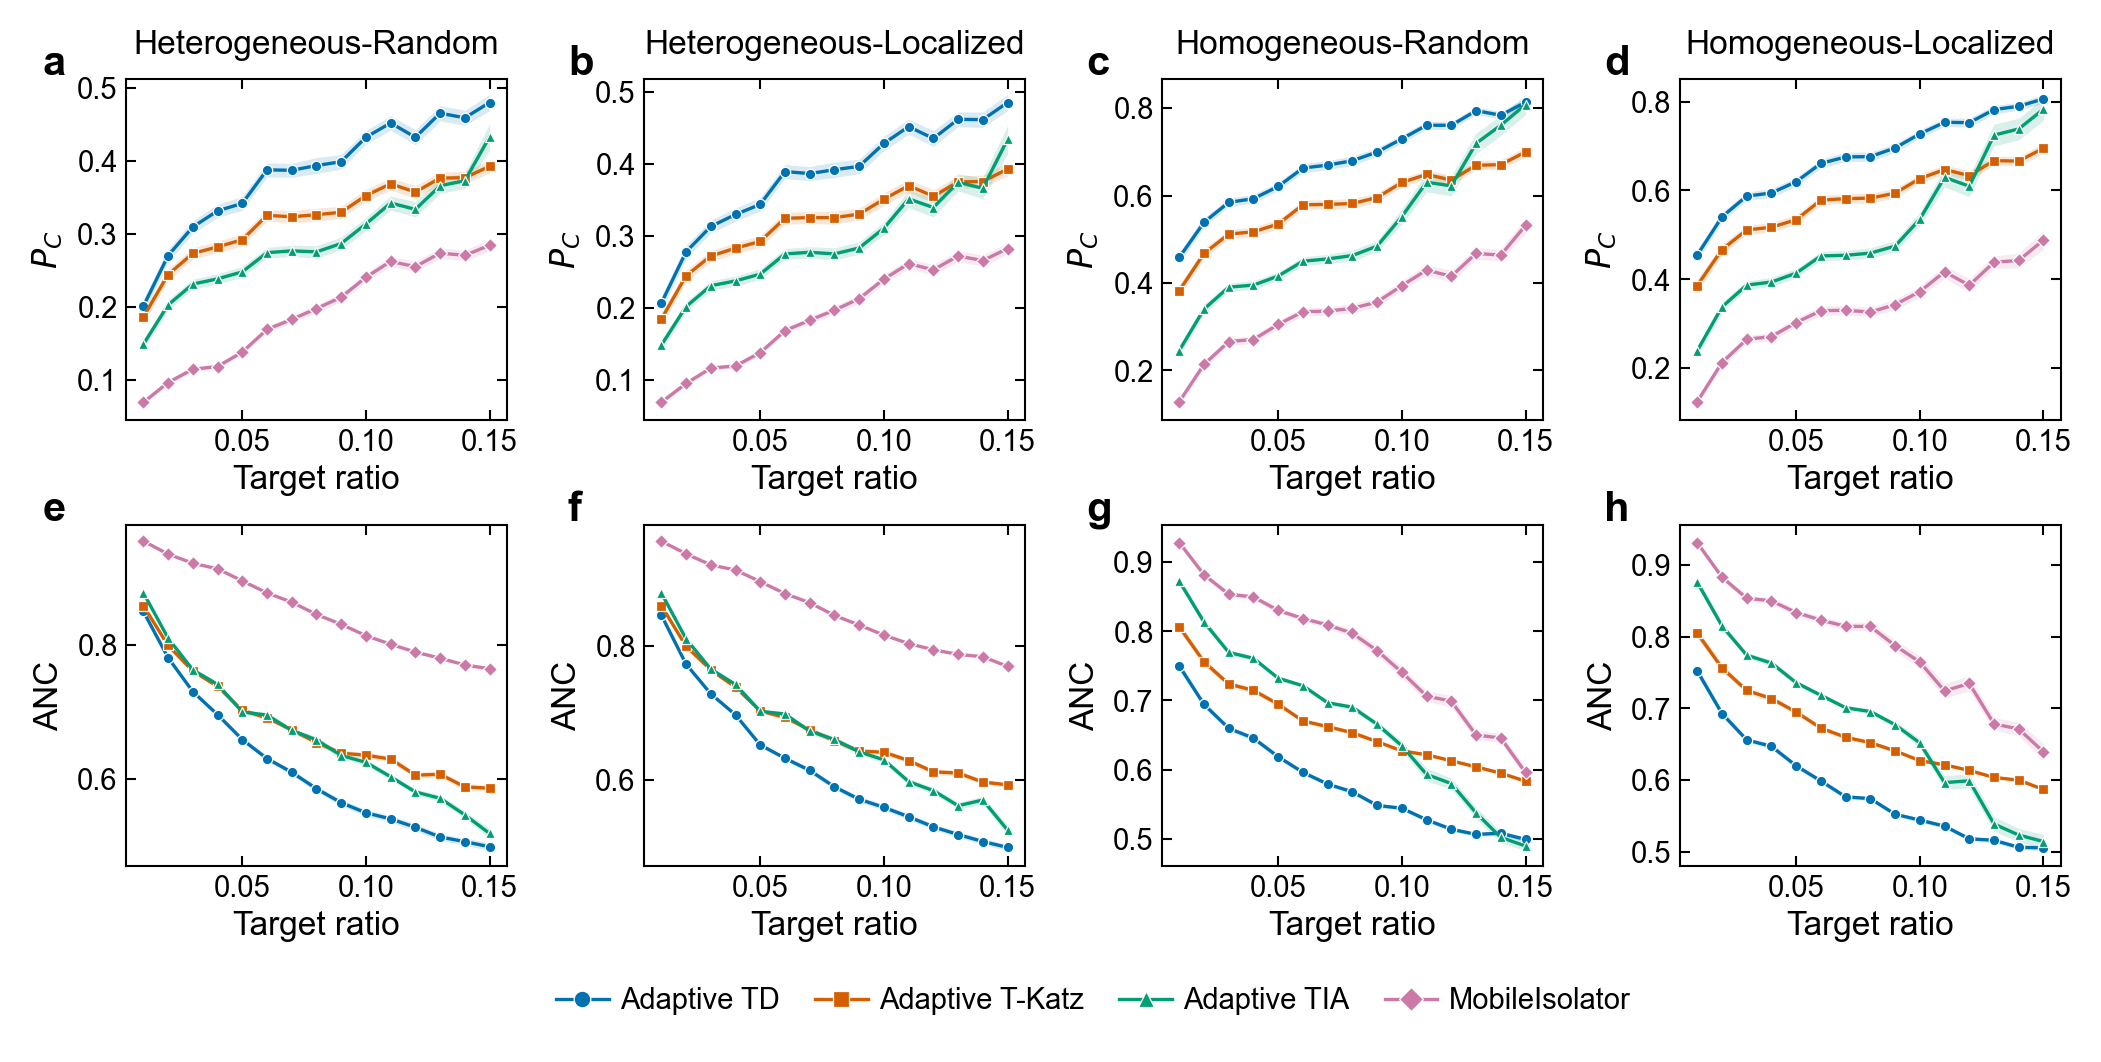

This figure's Python source:
import os
import numpy as np
import pandas as pd
import matplotlib as mpl
import matplotlib.pyplot as plt
import matplotlib.lines as mlines
import matplotlib.ticker as ticker


SCRIPT_DIR = os.path.dirname(os.path.abspath(__file__))
DATA_DIR   = os.path.join(SCRIPT_DIR, 'data')
CSV_PATH   = os.path.join(DATA_DIR, 'results_target_ratio_n1024_lambda20.0_generalization.csv')
SAVE_DIR   = SCRIPT_DIR

CONFIGS = [
    ('BA', 'random'),
    ('BA', 'localized'),
    ('WS', 'random'),
    ('WS', 'localized'),
]


mpl.rcParams.update({
    'font.family':        'sans-serif',
    'font.sans-serif':    ['Arial', 'Helvetica Neue', 'Helvetica', 'DejaVu Sans'],
    'pdf.fonttype':       42,
    'ps.fonttype':        42,
    'font.size':          7,
    'axes.labelsize':     8,
    'axes.titlesize':     8,
    'xtick.labelsize':    7,
    'ytick.labelsize':    7,
    'legend.fontsize':    7,
    'axes.linewidth':     0.5,
    'xtick.major.width':  0.5,
    'ytick.major.width':  0.5,
    'xtick.minor.width':  0.35,
    'ytick.minor.width':  0.35,
    'xtick.major.size':   2.5,
    'ytick.major.size':   2.5,
    'xtick.minor.size':   1.5,
    'ytick.minor.size':   1.5,
    'xtick.direction':    'in',
    'ytick.direction':    'in',
    'figure.dpi':         300,
    'savefig.dpi':        300,
    'savefig.bbox':       'tight',
    'figure.facecolor':   'white',
    'axes.facecolor':     'white',
})

COLORS = {
    'Adaptive TD':   '#0072B2',
    'Adaptive Katz': '#D55E00',
    'Adaptive TIA':  '#009E73',
    'GNN-RL':        '#CC79A7',
}
MARKERS = {
    'Adaptive TD':   'o',
    'Adaptive Katz': 's',
    'Adaptive TIA':  '^',
    'GNN-RL':        'D',
}
METHOD_ORDER = ['Adaptive TD', 'Adaptive Katz', 'Adaptive TIA', 'GNN-RL']

METHOD_DISPLAY = {
    'Adaptive TD':    'Adaptive TD',
    'Adaptive Katz':  'Adaptive T-Katz',
    'Adaptive TIA':   'Adaptive TIA',
    'GNN-RL':         'MobileIsolator',
}


df = pd.read_csv(CSV_PATH)


def draw_panel(ax, df_sub, x_col, y_mean_col, y_sem_col, xlabel, ylabel):
    for method in METHOD_ORDER:
        mdf = df_sub[df_sub['method'] == method].sort_values(x_col)
        if mdf.empty:
            continue
        x    = mdf[x_col].values
        mean = mdf[y_mean_col].values
        sem  = mdf[y_sem_col].values
        ax.plot(x, mean,
                color=COLORS[method], marker=MARKERS[method],
                markersize=2.5, linewidth=0.8,
                markerfacecolor=COLORS[method],
                markeredgecolor='white', markeredgewidth=0.3)
        ax.fill_between(x, mean - sem, mean + sem,
                        color=COLORS[method], alpha=0.15, linewidth=0)

    ax.set_xlabel(xlabel, fontsize=8, labelpad=2)
    ax.set_ylabel(ylabel, fontsize=8, labelpad=3)
    ax.tick_params(which='both', direction='in',
                   top=True, right=True, labelsize=7, pad=2)
    for sp in ax.spines.values():
        sp.set_linewidth(0.5)


FIG_W = 7.087
ROW_H = 1.55
LEG_H = 0.28
FIG_H = 2 * ROW_H + LEG_H + 0.15

fig = plt.figure(figsize=(FIG_W, FIG_H))

gs = fig.add_gridspec(
    3, 4,
    height_ratios=[ROW_H, ROW_H, LEG_H],
    hspace=0.42,
    wspace=0.36,
    left=0.08, right=0.99,
    top=0.94,  bottom=0.04,
)

pc_axes  = [fig.add_subplot(gs[0, c]) for c in range(4)]
anc_axes = [fig.add_subplot(gs[1, c]) for c in range(4)]
ax_leg   = fig.add_subplot(gs[2, :])
ax_leg.set_axis_off()


for col, (gt, td) in enumerate(CONFIGS):
    config_key = f"{gt}-{td}"
    sub = df[df['config'] == config_key]

    draw_panel(pc_axes[col],  sub, 'target_ratio', 'pc_mean',  'pc_sem',
               xlabel='Target ratio', ylabel=r'$P_C$')
    draw_panel(anc_axes[col], sub, 'target_ratio', 'anc_mean', 'anc_sem',
               xlabel='Target ratio', ylabel='ANC')

    # pc_axes[col].set_title(f"{gt}-{td.capitalize()}", fontsize=7, pad=3)
    net_name = 'Heterogeneous' if gt == 'BA' else 'Homogeneous'
    pc_axes[col].set_title(f"{net_name}-{td.capitalize()}", fontsize=8, pad=6)

labels = list('abcdefgh')
idx = 0
for row_axes in [pc_axes, anc_axes]:
    for col, ax in enumerate(row_axes):
        xoff = -0.22 if col == 0 else -0.20
        ax.text(xoff, 1.10, labels[idx],
                transform=ax.transAxes,
                fontsize=10, fontweight='bold', va='top', ha='left')
        idx += 1


ax_leg.legend(
    handles=[
        mlines.Line2D([], [],
                      color=COLORS[m], marker=MARKERS[m],
                      markersize=4, linewidth=0.8,
                      markerfacecolor=COLORS[m],
                      markeredgecolor='white', markeredgewidth=0.3,
                      label=METHOD_DISPLAY[m])
        for m in METHOD_ORDER
    ],
    loc='center', ncol=len(METHOD_ORDER),
    frameon=False, fontsize=7,
    handlelength=1.8, handletextpad=0.4,
    columnspacing=1.2, borderpad=0,
)


if SAVE_DIR:
    os.makedirs(SAVE_DIR, exist_ok=True)
    stem = os.path.join(SAVE_DIR, 'draw_target_ratio')
    fig.savefig(stem + '.pdf', dpi=300)
    fig.savefig(stem + '.png', dpi=300)
    plt.show()
    print(f"Saved: {stem}.pdf / .png")

plt.show()
print("Done.")
